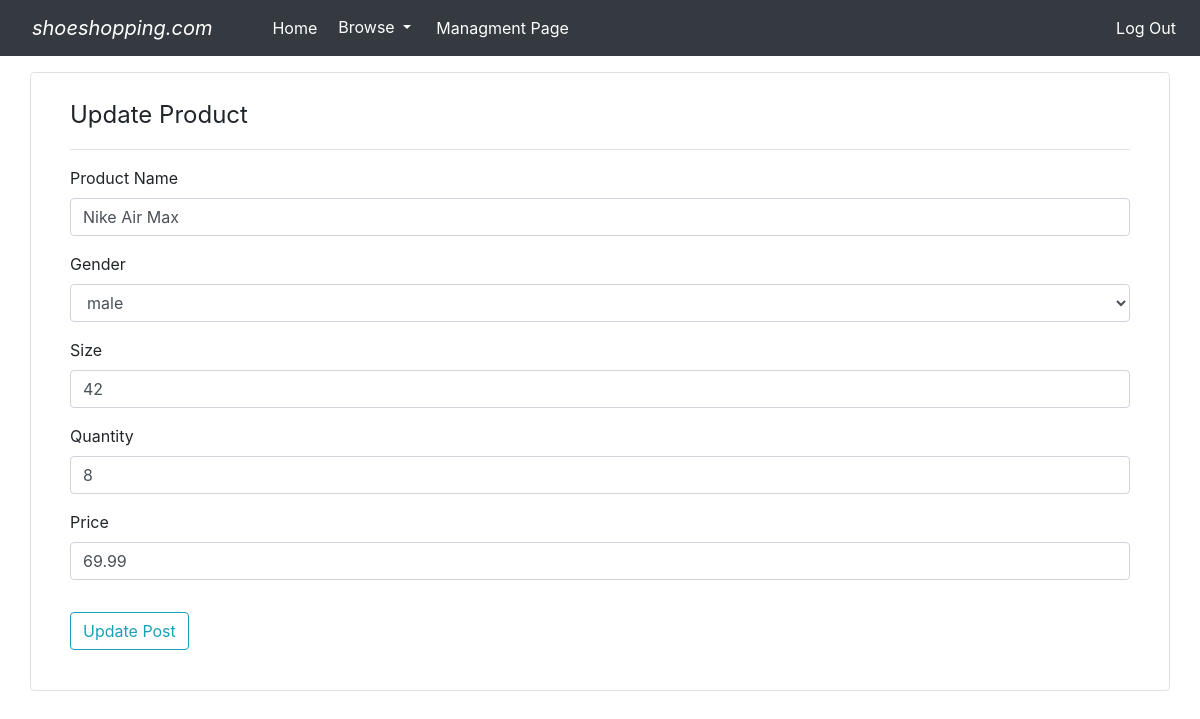
The page /managment_page/5/update (signed in) on the database as committed earlier.
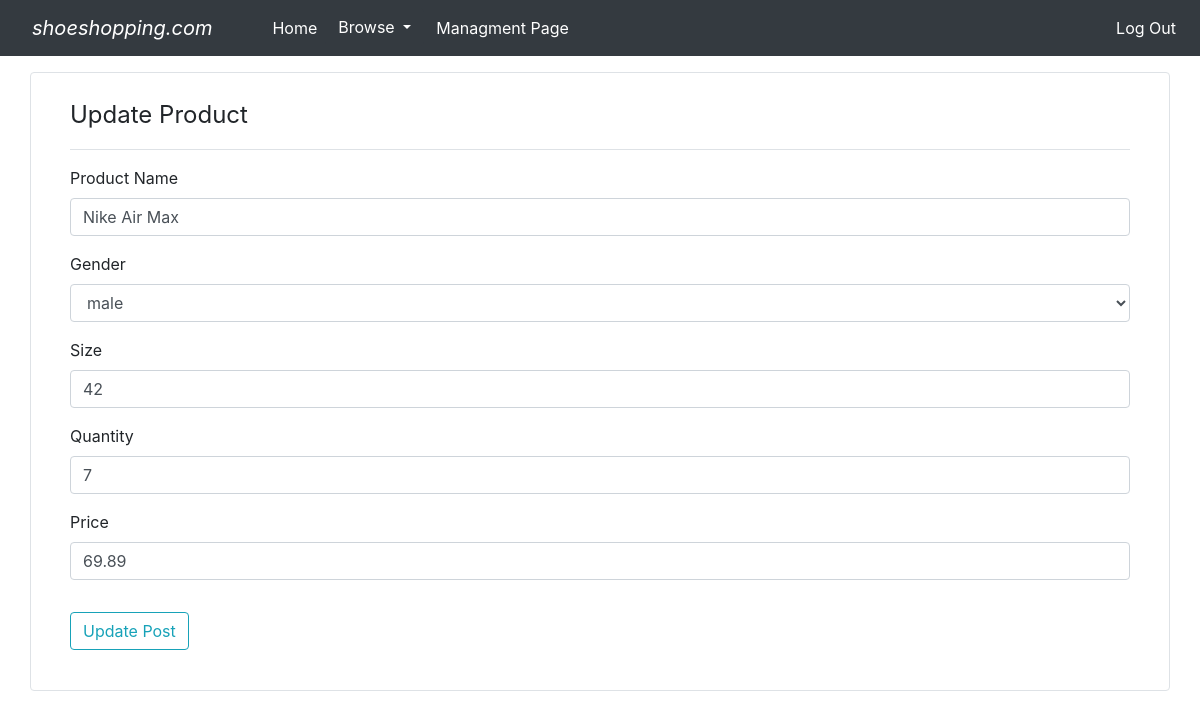
The same page on the database as committed later.
### shoe_shopping/models.py (models this page shows, shortened)
class Product(db.Model):
    barcode = db.Column(db.Integer, primary_key=True)
    name = db.Column(db.String(100), nullable=False)
    gender = db.Column(db.String(10), nullable=False)
    size = db.Column(db.Integer, nullable=False)
    quantity = db.Column(db.Integer, nullable=False)
    price = db.Column(db.Float, nullable=False)

### shoe_shopping/routes.py (the view, shortened to what this page needs)
@app.route('/managment_page/<int:product_barcode>/update', methods=['GET', 'POST'])
@login_required
def update_product(product_barcode):
    product = Product.query.get_or_404(product_barcode)
    form = AddProductForm()
    if request.method == 'GET':
        form.name.data = product.name
        form.gender.data = product.gender
        form.size.data = product.size
        form.quantity.data = product.quantity
        form.price.data = product.price
        form.submit.label.text = 'Update Post'
    if current_user.role != 'manager':
        abort(403)
    return render_template('update_product.html', title='Update Product', form=form)

### shoe_shopping/forms.py
class AddProductForm(FlaskForm):
    name = StringField('Product Name', validators=[DataRequired()])
    gender = SelectField('Gender', choices=["male", "female", "kids"])
    size = IntegerField('Size', validators=[DataRequired(), NumberRange(min=1, max=47)])
    quantity = IntegerField('Quantity', validators=[DataRequired(), NumberRange(min=1)])
    price = FloatField('Price', validators=[DataRequired(), NumberRange(min=0.01)])
    submit = SubmitField('Add Product')

### shoe_shopping/models.py (called while the page is built)
@login_manager.user_loader
def load_user(user_id):
    return User.query.get(int(user_id))

### shoe_shopping/templates/update_product.html (shortened to what this page needs)
{% extends 'layout.html' %}
{% block content %}
<div class="container border rounded mt-3 p-4">
    <form class="col-lg-12" method="POST">
        <fieldset class="form-group">
            <legend class="border-bottom mb-3 pb-3">Update Product</legend>
            <div class="form-group">
                {{ form.name.label(class="form-control-label") }}
                {% if form.name.errors %}
                    {{ form.name(class="form-control form-control-md is-invalid") }}
                    <div class="invalid-feedback">
                        {% for error in form.name.errors %}
                            <span>{{ error }}</span>
                        {% endfor %}
                    </div>
                {% else %}
                    {{ form.name(class="form-control form-control-md") }}
                {% endif %}
            </div>
            <div class="form-group">
                {{ form.gender.label(class="form-control-label") }}
                {% if form.gender.errors %}
                    {{ form.gender(class="form-control form-control-md is-invalid") }}
                    <div class="invalid-feedback">
                        {% for error in form.gender.errors %}
                            <span>{{ error }}</span>
                        {% endfor %}
                    </div>
                {% else %}
                    {{ form.gender(class="form-control form-control-md") }}
                {% endif %}
            </div>
            <div class="form-group">
                {{ form.size.label(class="form-control-label") }}
                {% if form.size.errors %}
                    {{ form.size(class="form-control form-control-md is-invalid") }}
                    <div class="invalid-feedback">
                        {% for error in form.size.errors %}
                            <span>{{ error }}</span>
                        {% endfor %}
                    </div>
                {% else %}
                    {{ form.size(class="form-control form-control-md") }}
                {% endif %}
            </div>
            <div class="form-group">
                {{ form.quantity.label(class="form-control-label") }}
                {% if form.quantity.errors %}
                    {{ form.quantity(class="form-control form-control-md is-invalid") }}
                    <div class="invalid-feedback">
                        {% for error in form.quantity.errors %}
                            <span>{{ error }}</span>
                        {% endfor %}
                    </div>
                {% else %}
                    {{ form.quantity(class="form-control form-control-md") }}
                {% endif %}
            </div>
            <div class="form-group">
                {{ form.price.label(class="form-control-label") }}
                {% if form.price.errors %}
                    {{ form.price(class="form-control form-control-md is-invalid") }}
                    <div class="invalid-feedback">
                        {% for error in form.price.errors %}
                            <span>{{ error }}</span>
                        {% endfor %}
                    </div>
                {% else %}
                    {{ form.price(class="form-control form-control-md") }}
                {% endif %}
            </div>
        </fieldset>
        <div class="form-group">
            {{ form.submit(class="btn btn-outline-info") }}
        </div>
    </form>
</div>
{% endblock content %}

Rows that differ between the two databases and show on the page:
changed Product "Nike Air Max": quantity "8" → "7"; price "69.99" → "69.89"
